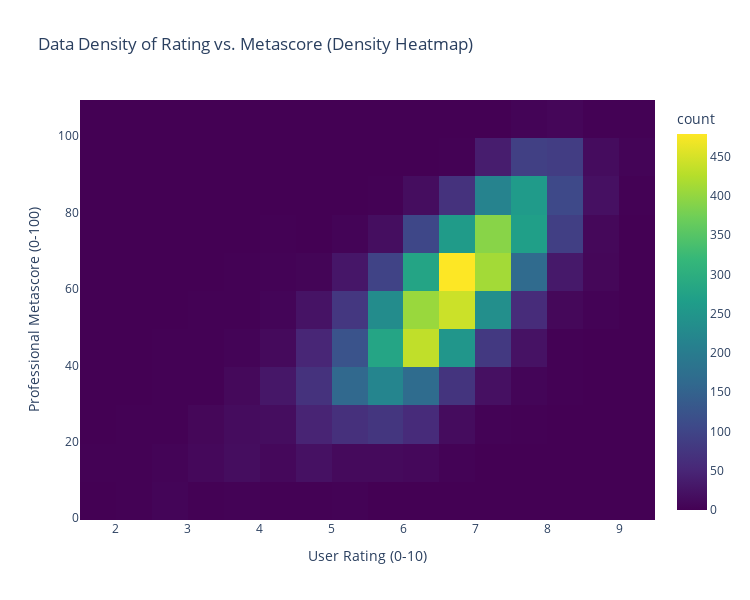

Source (notebook cell):
### Code cell
import pandas as pd
import plotly.express as px


for col in ['Rating', 'Metascore']:
    if df[col].dtype == 'object':
        df[col] = (df[col].astype(str).str.replace(',', '', regex=False))
    df[col] = pd.to_numeric(df[col], errors='coerce') 

df_clean = df.dropna(subset=['Rating', 'Metascore'])

# --- 2. Trực quan hóa với Plotly 2D Histogram ---

# Sử dụng px.histogram_2d
# SỬ DỤNG PHƯƠNG ÁN DỰ PHÒNG: px.density_heatmap
fig_hist2d = px.density_heatmap(
    df_clean,
    x='Rating',
    y='Metascore',
    nbinsx=15, 
    nbinsy=15, 
    title='Data Density of Rating vs. Metascore (Density Heatmap)',
    labels={'Rating': 'User Rating Score (0-10)', 'Metascore': 'Professional Metascore (0-100)', 'z': 'Number of Movies'}, # z thay cho count
    color_continuous_scale=px.colors.sequential.Viridis
)
# Các lệnh update_layout và update_traces còn lại giữ nguyên

# Cải thiện giao diện
fig_hist2d.update_layout(
    xaxis_title='User Rating (0-10)',
    yaxis_title='Professional Metascore (0-100)',
    width=750, 
    height=600
)

# Đảm bảo dải màu hiển thị mật độ rõ ràng
fig_hist2d.update_traces(
    colorbar=dict(title="Density")
)

fig_hist2d.show()

### Figure 1 — Plotly figure (JSON) as saved in the notebook; plotly's stock layout.template omitted (floating-point values rounded to 4 significant figures; data arrays with more than 128 entries replaced by an {"elided": "..."} marker saying what was removed)
{"data": [{"coloraxis": "coloraxis", "colorbar": {"title": {"text": "Density"}}, "hovertemplate": "User Rating Score (0-10)=%{x}<br>Professional Metascore (0-100)=%{y}<br>count=%{z}<extra></extra>", "name": "", "nbinsx": 15, "nbinsy": 15, "type": "histogram2d", "x": {"elided": "7555 float values"}, "xaxis": "x", "xbingroup": "x", "y": {"elided": "7555 float values"}, "yaxis": "y", "ybingroup": "y"}], "layout": {"coloraxis": {"colorbar": {"title": {"text": "count"}}, "colorscale": [[0, "#440154"], [0.1111, "#482878"], [0.2222, "#3e4989"], [0.3333, "#31688e"], [0.4444, "#26828e"], [0.5556, "#1f9e89"], [0.6667, "#35b779"], [0.7778, "#6ece58"], [0.8889, "#b5de2b"], [1, "#fde725"]]}, "height": 600, "legend": {"tracegroupgap": 0}, "title": {"text": "Data Density of Rating vs. Metascore (Density Heatmap)"}, "width": 750, "xaxis": {"anchor": "y", "domain": [0, 1], "title": {"text": "User Rating (0-10)"}}, "yaxis": {"anchor": "x", "domain": [0, 1], "title": {"text": "Professional Metascore (0-100)"}}}}
